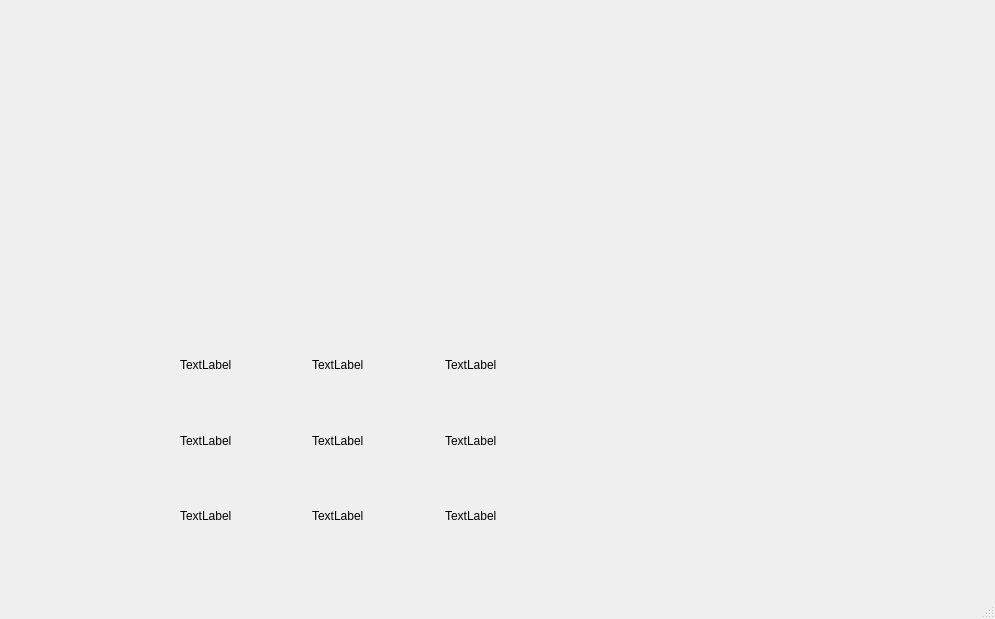
<?xml version="1.0" encoding="UTF-8"?>
<ui version="4.0">
 <class>MainWindow</class>
 <widget class="QMainWindow" name="MainWindow">
  <property name="geometry">
   <rect>
    <x>0</x>
    <y>0</y>
    <width>995</width>
    <height>619</height>
   </rect>
  </property>
  <property name="windowTitle">
   <string>MainWindow</string>
  </property>
  <widget class="QWidget" name="centralwidget">
   <widget class="QLabel" name="ArkaPlan">
    <property name="geometry">
     <rect>
      <x>0</x>
      <y>40</y>
      <width>981</width>
      <height>591</height>
     </rect>
    </property>
    <property name="frameShape">
     <enum>QFrame::Shape::NoFrame</enum>
    </property>
    <property name="text">
     <string/>
    </property>
    <property name="pixmap">
     <pixmap resource="image.qrc">:/new/image/image/arkaplan.png</pixmap>
    </property>
   </widget>
   <widget class="QWidget" name="">
    <property name="geometry">
     <rect>
      <x>180</x>
      <y>330</y>
      <width>391</width>
      <height>221</height>
     </rect>
    </property>
    <layout class="QGridLayout" name="gridLayout">
     <item row="0" column="0">
      <widget class="QLabel" name="kos1">
       <property name="text">
        <string>TextLabel</string>
       </property>
      </widget>
     </item>
     <item row="0" column="1">
      <widget class="QLabel" name="kos2">
       <property name="text">
        <string>TextLabel</string>
       </property>
      </widget>
     </item>
     <item row="0" column="2">
      <widget class="QLabel" name="kos3">
       <property name="text">
        <string>TextLabel</string>
       </property>
      </widget>
     </item>
     <item row="1" column="0">
      <widget class="QLabel" name="kos4">
       <property name="text">
        <string>TextLabel</string>
       </property>
      </widget>
     </item>
     <item row="1" column="1">
      <widget class="QLabel" name="kos5">
       <property name="text">
        <string>TextLabel</string>
       </property>
      </widget>
     </item>
     <item row="1" column="2">
      <widget class="QLabel" name="kos6">
       <property name="text">
        <string>TextLabel</string>
       </property>
      </widget>
     </item>
     <item row="2" column="0">
      <widget class="QLabel" name="kos7">
       <property name="text">
        <string>TextLabel</string>
       </property>
      </widget>
     </item>
     <item row="2" column="1">
      <widget class="QLabel" name="kos8">
       <property name="text">
        <string>TextLabel</string>
       </property>
      </widget>
     </item>
     <item row="2" column="2">
      <widget class="QLabel" name="kos9">
       <property name="text">
        <string>TextLabel</string>
       </property>
      </widget>
     </item>
    </layout>
   </widget>
  </widget>
  <widget class="QMenuBar" name="menubar">
   <property name="geometry">
    <rect>
     <x>0</x>
     <y>0</y>
     <width>995</width>
     <height>25</height>
    </rect>
   </property>
  </widget>
  <widget class="QStatusBar" name="statusbar"/>
 </widget>
 <resources>
  <include location="image.qrc"/>
 </resources>
 <connections/>
</ui>
